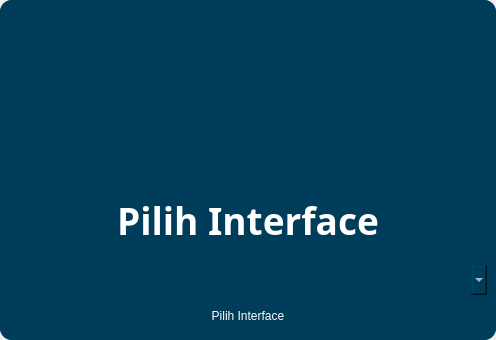
<?xml version="1.0" encoding="UTF-8"?>
<ui version="4.0">
 <class>MainWindow</class>
 <widget class="QMainWindow" name="MainWindow">
  <property name="geometry">
   <rect>
    <x>0</x>
    <y>0</y>
    <width>496</width>
    <height>340</height>
   </rect>
  </property>
  <property name="windowTitle">
   <string>Pilih Interface Jaringan</string>
  </property>
  <widget class="QWidget" name="centralwidget">
   <property name="styleSheet">
    <string notr="true">*{
color : #fff;
}

QWidget{
background : rgb(0, 61, 90);
border-radius : 12px;
}</string>
   </property>
   <layout class="QVBoxLayout" name="verticalLayout">
    <property name="leftMargin">
     <number>0</number>
    </property>
    <property name="topMargin">
     <number>0</number>
    </property>
    <property name="rightMargin">
     <number>0</number>
    </property>
    <property name="bottomMargin">
     <number>0</number>
    </property>
    <item>
     <widget class="QFrame" name="AppLogo">
      <property name="frameShape">
       <enum>QFrame::StyledPanel</enum>
      </property>
      <property name="frameShadow">
       <enum>QFrame::Raised</enum>
      </property>
      <layout class="QHBoxLayout" name="horizontalLayout">
       <item>
        <widget class="QLabel" name="Logo">
         <property name="minimumSize">
          <size>
           <width>115</width>
           <height>115</height>
          </size>
         </property>
         <property name="maximumSize">
          <size>
           <width>115</width>
           <height>115</height>
          </size>
         </property>
         <property name="styleSheet">
          <string notr="true"/>
         </property>
         <property name="text">
          <string/>
         </property>
         <property name="alignment">
          <set>Qt::AlignCenter</set>
         </property>
        </widget>
       </item>
      </layout>
     </widget>
    </item>
    <item>
     <widget class="QFrame" name="AppBG">
      <property name="styleSheet">
       <string notr="true"/>
      </property>
      <property name="frameShape">
       <enum>QFrame::StyledPanel</enum>
      </property>
      <property name="frameShadow">
       <enum>QFrame::Raised</enum>
      </property>
      <layout class="QVBoxLayout" name="verticalLayout_2">
       <item>
        <widget class="QLabel" name="AppName">
         <property name="font">
          <font>
           <family>Yu Gothic</family>
           <pointsize>28</pointsize>
           <weight>75</weight>
           <bold>true</bold>
          </font>
         </property>
         <property name="text">
          <string>Pilih Interface</string>
         </property>
         <property name="alignment">
          <set>Qt::AlignCenter</set>
         </property>
        </widget>
       </item>
       <item>
        <widget class="QComboBox" name="interfaceComboBox">
         <property name="minimumSize">
          <size>
           <width>200</width>
           <height>30</height>
          </size>
         </property>
        </widget>
       </item>
       <item>
        <widget class="QPushButton" name="selectButton">
         <property name="minimumSize">
          <size>
           <width>100</width>
           <height>30</height>
          </size>
         </property>
         <property name="text">
          <string>Pilih Interface</string>
         </property>
        </widget>
       </item>
      </layout>
     </widget>
    </item>
   </layout>
  </widget>
 </widget>
 <resources/>
 <connections/>
</ui>
